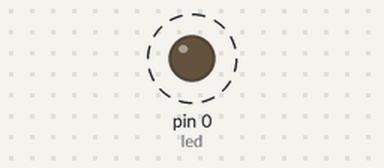
Bench run of a sketch on a simulated Arduino Uno, built with avr-gcc and run on an emulated ATmega328P. Parts: output pins drawn as LEDs (lit = HIGH). Dashed ring = blinking.

Above: at 0.3 s.
Timing chart, 0 to 3.0 s (numbered marks = the images above):
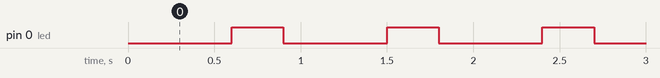

The sketch:

LedBrightness2.ino
```cpp
int led = 0;


void setup () {

pinMode (led, OUTPUT);

}

void loop ()
{
    analogWrite (0, 8);
    delay (150);
    analogWrite (0, 16);
    delay (150);
  analogWrite (0, 32);
  delay (150);
analogWrite (0, 64);
delay(150);
analogWrite (0 , 128);
delay(150);
analogWrite (0, 254);
delay(150);


}
```

Measured:
- by itself, pin 0 (led): alternates HIGH for 0.30 s and LOW for 0.60 s
